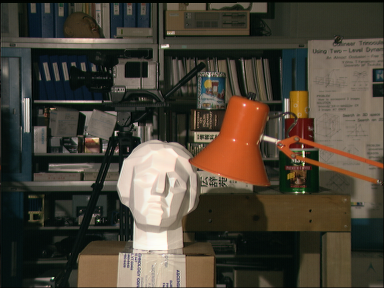
#> input picture python/left.png, 384 x 288 px
$ python stereoBM_SAD2.py
#> lines starting #> are read from the running program, lines starting #| are printed output that depends on the picture
### python/shiftArray.py
import numpy as np

def shiftArray(inputArray,shift):
    """shiftArray Shift an array with zero padding (like np.roll but no wrap).
    Parameters:
        inputArray: Input array (any dimension).
        shift: vector specifying shift for each dimension (Positive -> shift forward, Negative -> shift backward).
    Returns:
        Shifted array with zeros.
    Example:
        A = np.array([[1,2,3,4],[5,6,7,8],[9,10,11,12],[13,14,15,16]])
        B = shiftArray(A,[-2,1]) # shifts first dimension values up by 2 and second dimension right by 1"""

    sz = inputArray.shape
    nd = inputArray.ndim
    outputArray = np.zeros_like(inputArray)
    src = []
    dst = []
    for i in range(0,nd):
        src.append(slice(max(0,0-shift[i]),min(sz[i],sz[i]-shift[i])))
        dst.append(slice(max(0,0+shift[i]),min(sz[i],sz[i]+shift[i])))
    outputArray[tuple(dst)] = inputArray[tuple(src)]
    return outputArray

### python/stereoBM_SAD2.py
# Stereo Matching using Block Matching (Sum of Absolute Differences) - a different aproach
# Computes a disparity map from a rectified stereo pair using Block Matching

import math
import time
import numpy as np
import cv2 as cv
import matplotlib.pyplot as plt
from shiftArray import shiftArray

# Set parameters
dispLevels = 16 #disparity range: 0 to dispLevels-1
windowSize = 5

# Define data cost computation
dataCostComputation = lambda left,right: np.sum(np.absolute(left-right),axis=2) #sum of absolute differences
#dataCostComputation = lambda left,right: np.sum((left-right)**2,axis=2) #sum of square differences

# Start timer
timerVal = time.time()

# Load left and right images in grayscale
leftImg = cv.imread("left.png",cv.IMREAD_GRAYSCALE)
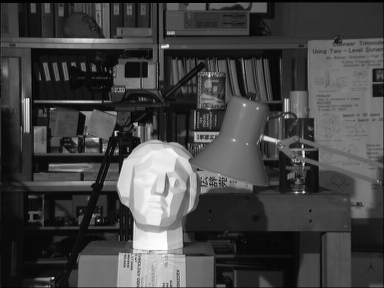
#> leftImg: shape (288, 384); min 0, max 253, mean 67.8
rightImg = cv.imread("right.png",cv.IMREAD_GRAYSCALE)
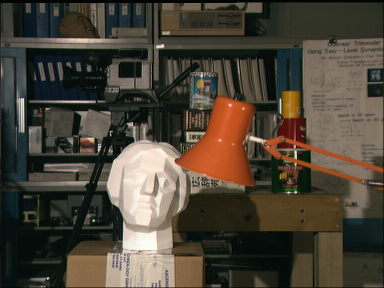
#> input picture python/right.png, 384 x 288 px
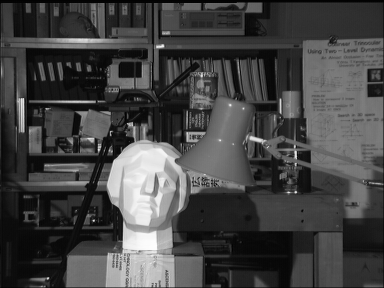
#> rightImg: shape (288, 384); min 0, max 253, mean 68.2

# Apply a Gaussian filter
leftImg = cv.GaussianBlur(leftImg,(5,5),0.6)
rightImg = cv.GaussianBlur(rightImg,(5,5),0.6)

# Get the size
(rows,cols) = leftImg.shape
#> rows = 288; cols = 384

# Create block vectors
leftBlocks = np.zeros((rows,cols,windowSize**2),dtype=np.int32)
rightBlocks = np.zeros((rows,cols,windowSize**2),dtype=np.int32)
b = -math.ceil(windowSize/2)+1
e = math.floor(windowSize/2)+1
i = 0
for dy in range(b,e):
    for dx in range(b,e):
        leftBlocks[:,:,i] = shiftArray(leftImg,[dy,dx])
        rightBlocks[:,:,i] = shiftArray(rightImg,[dy,dx])
        i = i+1
#> after the loop, i = 25

# Compute window-based matching cost (data cost)
dataCost = np.zeros((rows,cols,dispLevels),dtype=np.int32)
for d in range(dispLevels):
    #rightBlocksShifted = shiftArray(rightBlocks,[0,d,0])
    rightBlocksShifted = np.roll(rightBlocks,d,1) #less accurate, better performances
    dataCost[:,:,d] = dataCostComputation(leftBlocks,rightBlocksShifted)

# Compute the disparity map
dispMap = np.argmin(dataCost,axis=2)
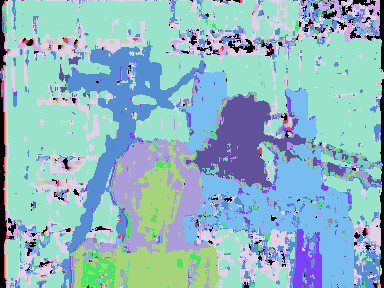
#> dispMap: shape (288, 384) int64; 16 distinct labels, from 0 to 15; one colour per label, 0 black

# Normalize the disparity map for display
scaleFactor = 256/dispLevels
dispImg = (dispMap*scaleFactor).astype(np.uint8)
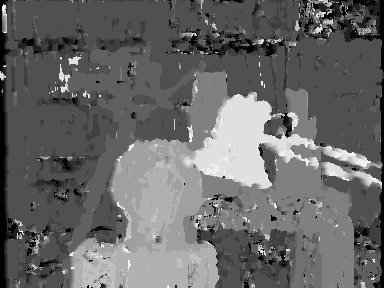
#> dispImg: shape (288, 384); min 0, max 240, mean 103.9

# Show disparity map
plt.imshow(dispImg,cmap="gray")
plt.show(block=False)
plt.pause(0.01)

# Save disparity map
cv.imwrite("disparityBM_SAD2.png",dispImg)

# Stop timer and display running time
elapsedTime = time.time()-timerVal
print("Running time: {:.2f} seconds".format(elapsedTime))

plt.show()
